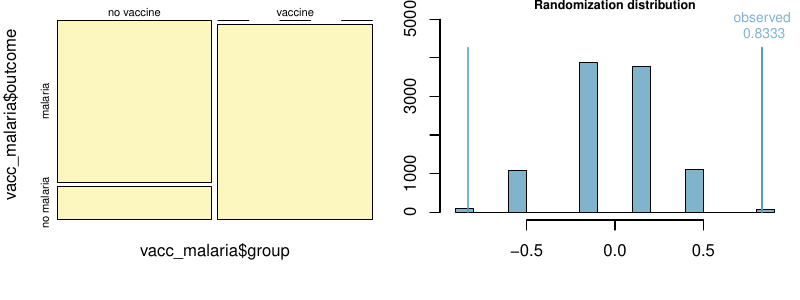

This figure's R source:
library("downloader")

download("https://stat.duke.edu/~mc301/data/vacc_malaria.csv", destfile = "vacc_malaria.csv")
vacc_malaria = read.csv("vacc_malaria.csv")

pdf("malaria.pdf", height = 3, width = 8)
inference(vacc_malaria$outcome, vacc_malaria$group, success = "malaria", est = "proportion", type = "ht", null = 0, alternative = "twosided", method = "simulation", seed = 1028)
dev.off()